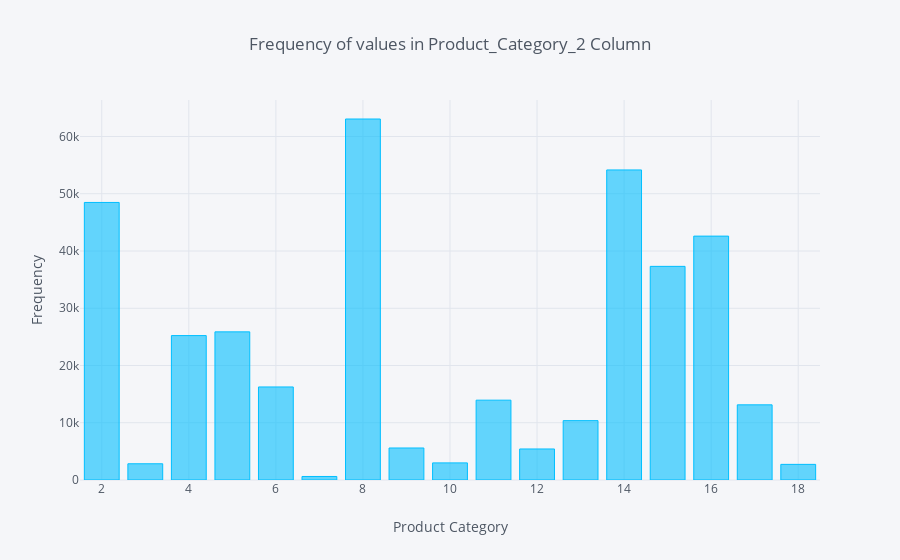

Source (notebook cell):
### Code cell
# Let us fill the Null values in Product_Categorical_2 column
# First let us check the product which come maximum number of times in this column.
new_df = df['Product_Category_2'].value_counts().reset_index()

new_df.iplot(kind='bar', x='index',y='Product_Category_2', title='Frequency of values in Product_Category_2 Column',
            xTitle='Product Category', yTitle='Frequency', color='deepskyblue')

### Figure 1 — Plotly figure (JSON) as saved in the notebook; plotly's stock layout.template omitted (floating-point values rounded to 4 significant figures)
{"data": [{"marker": {"color": "rgba(0, 191, 255, 0.6)", "line": {"color": "rgba(0, 191, 255, 1.0)", "width": 1}}, "name": "Product_Category_2", "orientation": "v", "text": "", "type": "bar", "uid": "266a8166-c4fb-4d94-9d43-a68e8c10f19d", "x": [8, 14, 2, 16, 15, 5, 4, 6, 11, 17, 13, 9, 12, 10, 3, 18, 7], "y": [63058, 54158, 48481, 42602, 37317, 25874, 25225, 16251, 13945, 13130, 10369, 5591, 5419, 2991, 2835, 2730, 615]}], "layout": {"legend": {"bgcolor": "#F5F6F9", "font": {"color": "#4D5663"}}, "paper_bgcolor": "#F5F6F9", "plot_bgcolor": "#F5F6F9", "title": {"font": {"color": "#4D5663"}, "text": "Frequency of values in Product_Category_2 Column"}, "xaxis": {"gridcolor": "#E1E5ED", "showgrid": true, "tickfont": {"color": "#4D5663"}, "title": {"font": {"color": "#4D5663"}, "text": "Product Category"}, "zerolinecolor": "#E1E5ED"}, "yaxis": {"gridcolor": "#E1E5ED", "showgrid": true, "tickfont": {"color": "#4D5663"}, "title": {"font": {"color": "#4D5663"}, "text": "Frequency"}, "zerolinecolor": "#E1E5ED"}}}
